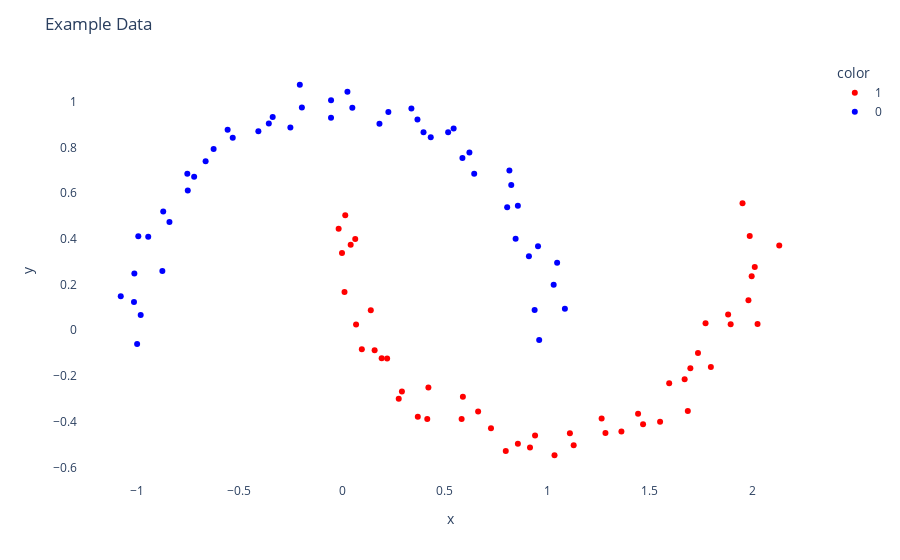

Notebook code cell kept with this figure:
### Code cell
# Create a scatter plot
fig = px.scatter(None, x=Xm[:,0], y=Xm[:,1], opacity=1, color=ym.astype(str),
                 color_discrete_sequence=['red', 'blue'],
                )

# Change chart background color
fig.update_layout(dict(plot_bgcolor = 'white'))

# Update axes lines
fig.update_xaxes(showgrid=True, gridwidth=1, gridcolor='white', 
                 zeroline=True, zerolinewidth=1, zerolinecolor='white', 
                 showline=True, linewidth=1, linecolor='white')

fig.update_yaxes(showgrid=True, gridwidth=1, gridcolor='white', 
                 zeroline=True, zerolinewidth=1, zerolinecolor='white', 
                 showline=True, linewidth=1, linecolor='white')

# Set figure title
fig.update_layout(title_text="Example Data")

fig.show()

### Figure 1 — Plotly figure (JSON) as saved in the notebook; plotly's stock layout.template omitted (floating-point values rounded to 4 significant figures)
{"data": [{"hovertemplate": "color=1<br>x=%{x}<br>y=%{y}<extra></extra>", "legendgroup": "1", "marker": {"color": "red", "opacity": 1, "symbol": "circle"}, "mode": "markers", "name": "1", "orientation": "v", "showlegend": true, "type": "scatter", "x": [1.55, 0.04224, 0.7261, 1.362, 1.036, 1.882, 1.111, 1.129, 0.01224, 1.798, 0.5891, 1.997, 0.7981, 1.685, 2.025, 0.4155, 0.421, 2.012, 1.467, 0.2919, 1.265, 0.3694, 1.735, 0.1402, 1.952, 0.06442, 0.01579, 0.583, 0.6634, 0.2199, 2.131, 1.284, 0.159, 1.987, 0.06856, 0.9161, 1.981, 0.09663, 0.2764, 1.595, -5.549e-05, 1.698, 1.772, 0.9409, 1.67, 1.443, 0.1932, 0.8571, 1.894, -0.01637], "xaxis": "x", "y": [-0.4005, 0.374, -0.4288, -0.4425, -0.5466, 0.06883, -0.4505, -0.503, 0.1669, -0.161, -0.2913, 0.2359, -0.5283, -0.3532, 0.02774, -0.3886, -0.2501, 0.2766, -0.4111, -0.2679, -0.3855, -0.3786, -0.09937, 0.08801, 0.5552, 0.3994, 0.503, -0.3881, -0.3558, -0.123, 0.3706, -0.4491, -0.08793, 0.4122, 0.02544, -0.5129, 0.1309, -0.08307, -0.2994, -0.2312, 0.3378, -0.1659, 0.03058, -0.4606, -0.2143, -0.3647, -0.1224, -0.4966, 0.02644, 0.4438], "yaxis": "y"}, {"hovertemplate": "color=0<br>x=%{x}<br>y=%{y}<extra></extra>", "legendgroup": "0", "marker": {"color": "blue", "opacity": 1, "symbol": "circle"}, "mode": "markers", "name": "0", "orientation": "v", "showlegend": true, "type": "scatter", "x": [-1.012, -0.8756, -0.7539, 0.1825, 0.8248, 0.961, 0.3973, -0.3378, -0.5575, 1.048, 0.6442, -0.3567, -0.05353, -0.9445, 0.5173, -0.8714, 0.805, 0.8158, -1.014, -0.2056, 0.9109, -0.6258, 0.544, -0.9986, -0.5326, 0.8461, -0.1956, 0.3382, 0.02641, 0.6209, -0.05347, 1.032, 0.4325, -0.7206, 0.857, 0.9553, -0.6648, -0.9928, -1.078, -0.841, -0.9811, -0.4077, -0.7517, -0.2517, 0.9388, 0.2259, 1.086, 0.05035, 0.3677, 0.5869], "xaxis": "x", "y": [0.2481, 0.2589, 0.6844, 0.903, 0.6349, -0.04219, 0.8661, 0.9328, 0.8763, 0.2948, 0.6842, 0.9039, 0.9298, 0.4086, 0.8659, 0.5198, 0.5382, 0.6985, 0.1237, 1.074, 0.3235, 0.7927, 0.8823, -0.05985, 0.8417, 0.3998, 0.9737, 0.9693, 1.043, 0.7773, 1.005, 0.1988, 0.8443, 0.6718, 0.544, 0.367, 0.7395, 0.4113, 0.1488, 0.4733, 0.0666, 0.8698, 0.6111, 0.8869, 0.08882, 0.9545, 0.09409, 0.9726, 0.9217, 0.7529], "yaxis": "y"}], "layout": {"legend": {"title": {"text": "color"}, "tracegroupgap": 0}, "margin": {"t": 60}, "plot_bgcolor": "white", "title": {"text": "Example Data"}, "xaxis": {"anchor": "y", "domain": [0, 1], "gridcolor": "white", "gridwidth": 1, "linecolor": "white", "linewidth": 1, "showgrid": true, "showline": true, "title": {"text": "x"}, "zeroline": true, "zerolinecolor": "white", "zerolinewidth": 1}, "yaxis": {"anchor": "x", "domain": [0, 1], "gridcolor": "white", "gridwidth": 1, "linecolor": "white", "linewidth": 1, "showgrid": true, "showline": true, "title": {"text": "y"}, "zeroline": true, "zerolinecolor": "white", "zerolinewidth": 1}}}
